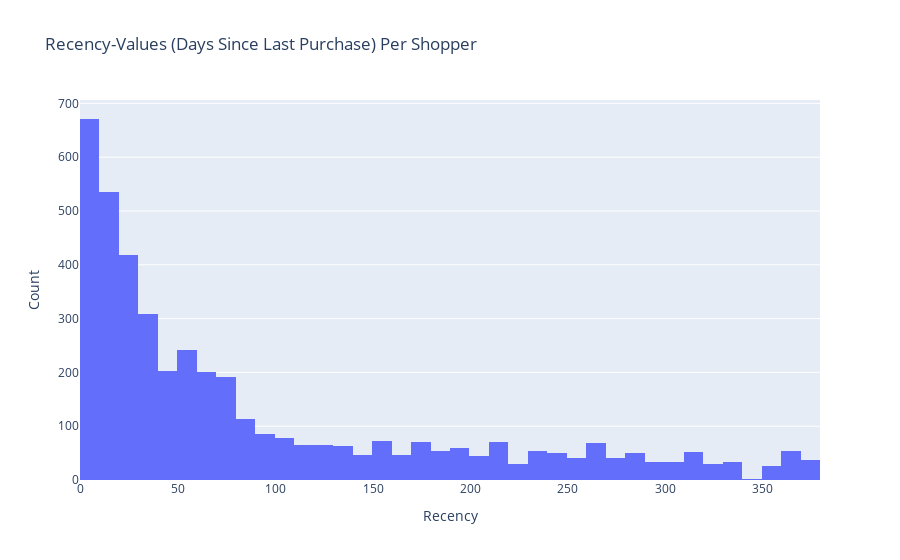
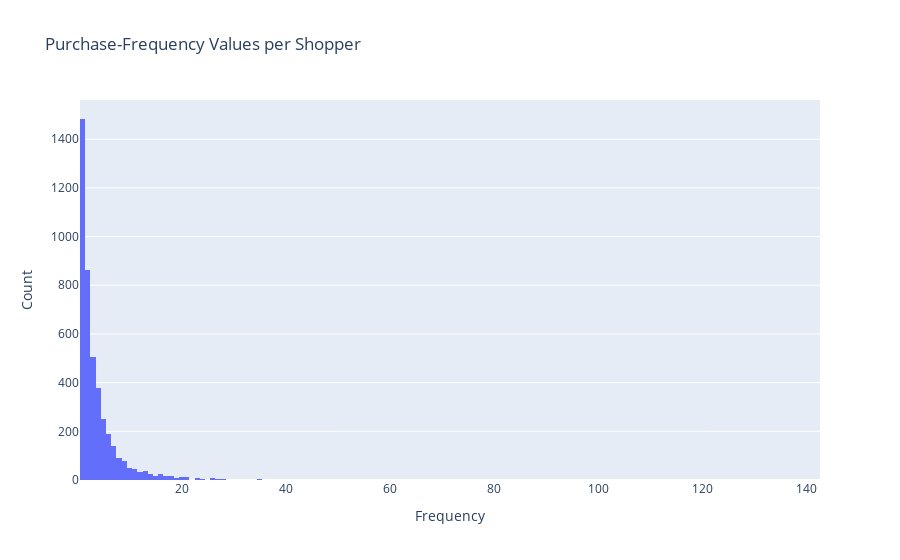
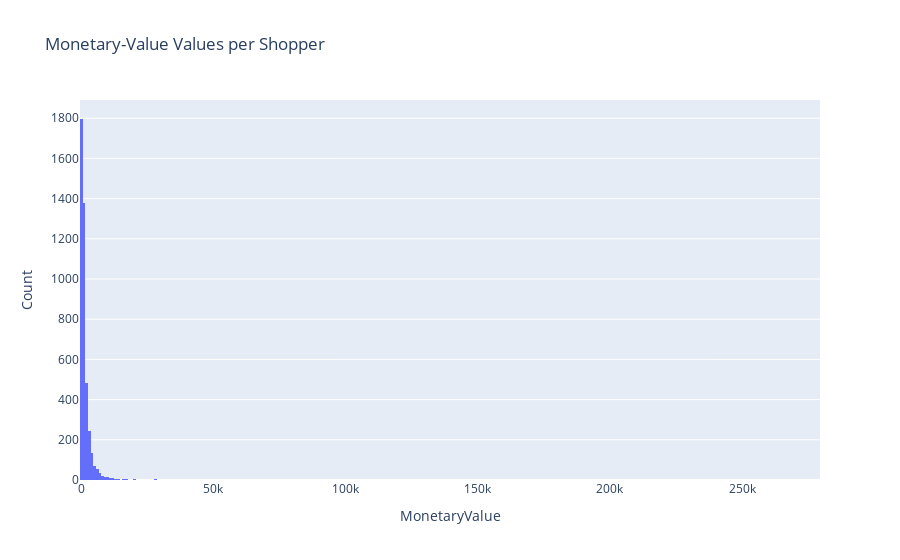

The notebook cell these images were saved under, in order:
### Code cell
# Visualise the distributions of R, F & M values per shopper
titles = [  'Recency-Values (Days Since Last Purchase) Per Shopper',
            'Purchase-Frequency Values per Shopper',
            'Monetary-Value Values per Shopper']

for col, title in zip(rfm_cols, titles):
    plot_histogram(data=df_customer[col], x_title=col, y_title='Count', title=title)
    
# A note on zip(), for the unfamiliar:
# Zip takes in iterables (lists, pandas Series, etc), which are objects that can return their members one at a time.
# It then iterates over the iterables, always returning one of each. 

# Example:
# for col, title in zip(rfm_cols, titles):
#     print(f"Columm: {col}; Title: {title}")
# This will print:
# Columm: Recency; Title: Recency Values (Days Since Last Purchase) Per Shopper
# Columm: Frequency; Title: Purchase Frequency Values per Shopper
# Columm: MonetaryValue; Title: Monetary Value Values per Shopper

### Figure 1 — Plotly figure (JSON) as saved in the notebook; plotly's stock layout.template omitted (floating-point values rounded to 4 significant figures; data arrays with more than 128 entries replaced by an {"elided": "..."} marker saying what was removed)
{"data": [{"type": "histogram", "x": {"elided": "4334 int values"}}], "layout": {"hovermode": "x unified", "title": {"text": "Recency-Values (Days Since Last Purchase) Per Shopper"}, "xaxis": {"title": {"text": "Recency"}}, "yaxis": {"title": {"text": "Count"}}}}

### Figure 2 — Plotly figure (JSON) as saved in the notebook; plotly's stock layout.template omitted (floating-point values rounded to 4 significant figures; data arrays with more than 128 entries replaced by an {"elided": "..."} marker saying what was removed)
{"data": [{"type": "histogram", "x": {"elided": "4334 int values"}}], "layout": {"hovermode": "x unified", "title": {"text": "Purchase-Frequency Values per Shopper"}, "xaxis": {"title": {"text": "Frequency"}}, "yaxis": {"title": {"text": "Count"}}}}

### Figure 3 — Plotly figure (JSON) as saved in the notebook; plotly's stock layout.template omitted (floating-point values rounded to 4 significant figures; data arrays with more than 128 entries replaced by an {"elided": "..."} marker saying what was removed)
{"data": [{"type": "histogram", "x": {"elided": "4334 float values"}}], "layout": {"hovermode": "x unified", "title": {"text": "Monetary-Value Values per Shopper"}, "xaxis": {"title": {"text": "MonetaryValue"}}, "yaxis": {"title": {"text": "Count"}}}}
